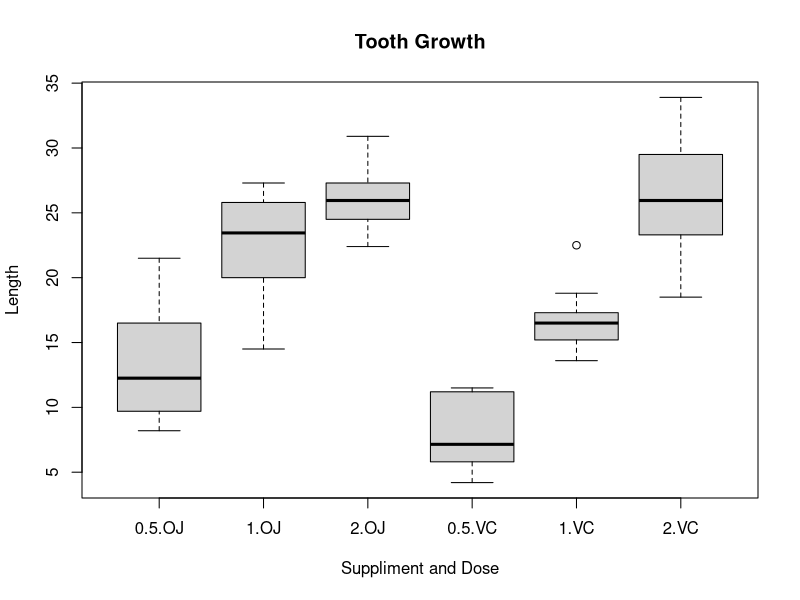
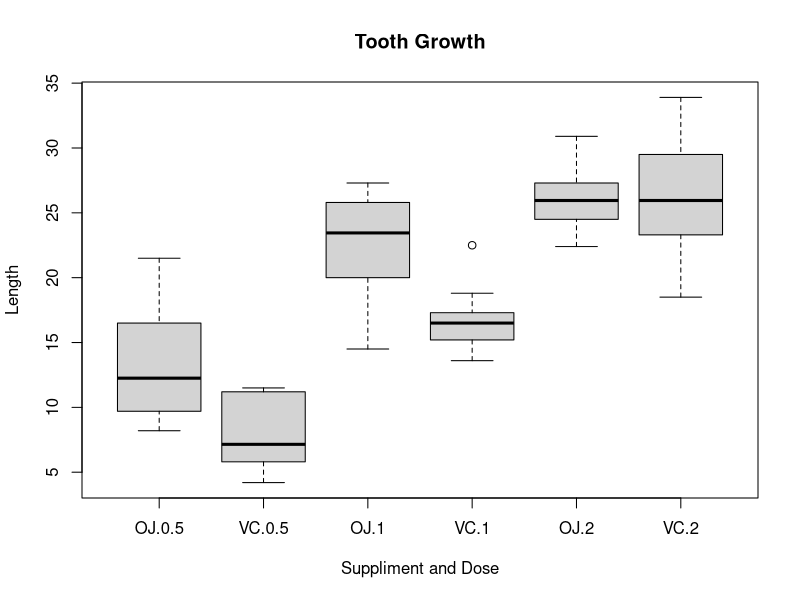

R code for these plots, in order:
boxplot(len~dose*supp, 
        data=datasets::ToothGrowth, 
        main="Tooth Growth", xlab="Suppliment and Dose", ylab="Length")
boxplot(len~supp*dose, 
        data=datasets::ToothGrowth, 
        main="Tooth Growth", xlab="Suppliment and Dose", ylab="Length")